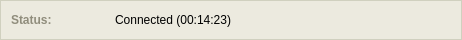
                    <widget class="QFrame" name="frame_28" >
                     <property name="sizePolicy" >
                      <sizepolicy vsizetype="Fixed" hsizetype="Preferred" >
                       <horstretch>0</horstretch>
                       <verstretch>0</verstretch>
                      </sizepolicy>
                     </property>
                     <property name="minimumSize" >
                      <size>
                       <width>16</width>
                       <height>40</height>
                      </size>
                     </property>
                     <property name="maximumSize" >
                      <size>
                       <width>16777215</width>
                       <height>40</height>
                      </size>
                     </property>
                     <property name="palette" >
                      <palette>
                       <active>
                        <colorrole role="WindowText" >
                         <brush brushstyle="SolidPattern" >
                          <color alpha="255" >
                           <red>208</red>
                           <green>208</green>
                           <blue>191</blue>
                          </color>
                         </brush>
                        </colorrole>
                        <colorrole role="Base" >
                         <brush brushstyle="SolidPattern" >
                          <color alpha="255" >
                           <red>255</red>
                           <green>255</green>
                           <blue>255</blue>
                          </color>
                         </brush>
                        </colorrole>
                        <colorrole role="Window" >
                         <brush brushstyle="SolidPattern" >
                          <color alpha="255" >
                           <red>236</red>
                           <green>234</green>
                           <blue>223</blue>
                          </color>
                         </brush>
                        </colorrole>
                       </active>
                       <inactive>
                        <colorrole role="WindowText" >
                         <brush brushstyle="SolidPattern" >
                          <color alpha="255" >
                           <red>208</red>
                           <green>208</green>
                           <blue>191</blue>
                          </color>
                         </brush>
                        </colorrole>
                        <colorrole role="Base" >
                         <brush brushstyle="SolidPattern" >
                          <color alpha="255" >
                           <red>255</red>
                           <green>255</green>
                           <blue>255</blue>
                          </color>
                         </brush>
                        </colorrole>
                        <colorrole role="Window" >
                         <brush brushstyle="SolidPattern" >
                          <color alpha="255" >
                           <red>236</red>
                           <green>234</green>
                           <blue>223</blue>
                          </color>
                         </brush>
                        </colorrole>
                       </inactive>
                       <disabled>
                        <colorrole role="WindowText" >
                         <brush brushstyle="SolidPattern" >
                          <color alpha="255" >
                           <red>127</red>
                           <green>127</green>
                           <blue>127</blue>
                          </color>
                         </brush>
                        </colorrole>
                        <colorrole role="Base" >
                         <brush brushstyle="SolidPattern" >
                          <color alpha="255" >
                           <red>236</red>
                           <green>234</green>
                           <blue>223</blue>
                          </color>
                         </brush>
                        </colorrole>
                        <colorrole role="Window" >
                         <brush brushstyle="SolidPattern" >
                          <color alpha="255" >
                           <red>236</red>
                           <green>234</green>
                           <blue>223</blue>
                          </color>
                         </brush>
                        </colorrole>
                       </disabled>
                      </palette>
                     </property>
                     <property name="autoFillBackground" >
                      <bool>true</bool>
                     </property>
                     <property name="frameShape" >
                      <enum>QFrame::Box</enum>
                     </property>
                     <property name="frameShadow" >
                      <enum>QFrame::Plain</enum>
                     </property>
                     <layout class="QHBoxLayout" >
                      <property name="spacing" >
                       <number>0</number>
                      </property>
                      <property name="leftMargin" >
                       <number>10</number>
                      </property>
                      <property name="topMargin" >
                       <number>10</number>
                      </property>
                      <property name="rightMargin" >
                       <number>10</number>
                      </property>
                      <property name="bottomMargin" >
                       <number>10</number>
                      </property>
                      <item>
                       <widget class="QFrame" name="frame_29" >
                        <property name="frameShape" >
                         <enum>QFrame::NoFrame</enum>
                        </property>
                        <property name="frameShadow" >
                         <enum>QFrame::Raised</enum>
                        </property>
                        <layout class="QHBoxLayout" >
                         <property name="spacing" >
                          <number>0</number>
                         </property>
                         <property name="leftMargin" >
                          <number>0</number>
                         </property>
                         <property name="topMargin" >
                          <number>0</number>
                         </property>
                         <property name="rightMargin" >
                          <number>0</number>
                         </property>
                         <property name="bottomMargin" >
                          <number>0</number>
                         </property>
                         <item>
                          <widget class="QLabel" name="labelWirelessStatus" >
                           <property name="sizePolicy" >
                            <sizepolicy vsizetype="Fixed" hsizetype="Fixed" >
                             <horstretch>0</horstretch>
                             <verstretch>0</verstretch>
                            </sizepolicy>
                           </property>
                           <property name="minimumSize" >
                            <size>
                             <width>100</width>
                             <height>18</height>
                            </size>
                           </property>
                           <property name="maximumSize" >
                            <size>
                             <width>100</width>
                             <height>18</height>
                            </size>
                           </property>
                           <property name="palette" >
                            <palette>
                             <active>
                              <colorrole role="WindowText" >
                               <brush brushstyle="SolidPattern" >
                                <color alpha="255" >
                                 <red>144</red>
                                 <green>141</green>
                                 <blue>124</blue>
                                </color>
                               </brush>
                              </colorrole>
                             </active>
                             <inactive>
                              <colorrole role="WindowText" >
                               <brush brushstyle="SolidPattern" >
                                <color alpha="255" >
                                 <red>144</red>
                                 <green>141</green>
                                 <blue>124</blue>
                                </color>
                               </brush>
                              </colorrole>
                             </inactive>
                             <disabled>
                              <colorrole role="WindowText" >
                               <brush brushstyle="SolidPattern" >
                                <color alpha="255" >
                                 <red>127</red>
                                 <green>127</green>
                                 <blue>127</blue>
                                </color>
                               </brush>
                              </colorrole>
                             </disabled>
                            </palette>
                           </property>
                           <property name="font" >
                            <font>
                             <weight>75</weight>
                             <bold>true</bold>
                            </font>
                           </property>
                           <property name="text" >
                            <string>Status:</string>
                           </property>
                          </widget>
                         </item>
                         <item>
                          <widget class="QLabel" name="label_24" >
                           <property name="sizePolicy" >
                            <sizepolicy vsizetype="Fixed" hsizetype="Expanding" >
                             <horstretch>0</horstretch>
                             <verstretch>0</verstretch>
                            </sizepolicy>
                           </property>
                           <property name="minimumSize" >
                            <size>
                             <width>240</width>
                             <height>18</height>
                            </size>
                           </property>
                           <property name="palette" >
                            <palette>
                             <active>
                              <colorrole role="WindowText" >
                               <brush brushstyle="SolidPattern" >
                                <color alpha="255" >
                                 <red>0</red>
                                 <green>0</green>
                                 <blue>0</blue>
                                </color>
                               </brush>
                              </colorrole>
                             </active>
                             <inactive>
                              <colorrole role="WindowText" >
                               <brush brushstyle="SolidPattern" >
                                <color alpha="255" >
                                 <red>0</red>
                                 <green>0</green>
                                 <blue>0</blue>
                                </color>
                               </brush>
                              </colorrole>
                             </inactive>
                             <disabled>
                              <colorrole role="WindowText" >
                               <brush brushstyle="SolidPattern" >
                                <color alpha="255" >
                                 <red>127</red>
                                 <green>127</green>
                                 <blue>127</blue>
                                </color>
                               </brush>
                              </colorrole>
                             </disabled>
                            </palette>
                           </property>
                           <property name="text" >
                            <string>Connected (00:14:23)</string>
                           </property>
                           <property name="indent" >
                            <number>4</number>
                           </property>
                          </widget>
                         </item>
                         <item>
                          <spacer>
                           <property name="orientation" >
                            <enum>Qt::Horizontal</enum>
                           </property>
                           <property name="sizeType" >
                            <enum>QSizePolicy::Fixed</enum>
                           </property>
                           <property name="sizeHint" >
                            <size>
                             <width>100</width>
                             <height>20</height>
                            </size>
                           </property>
                          </spacer>
                         </item>
                        </layout>
                       </widget>
                      </item>
                     </layout>
                    </widget>
